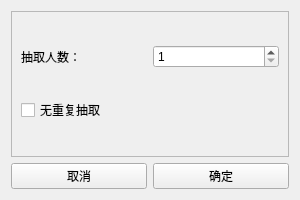
<?xml version="1.0" encoding="UTF-8"?>
<ui version="4.0">
 <class>Form</class>
 <widget class="QWidget" name="Form">
  <property name="geometry">
   <rect>
    <x>0</x>
    <y>0</y>
    <width>300</width>
    <height>200</height>
   </rect>
  </property>
  <property name="minimumSize">
   <size>
    <width>300</width>
    <height>200</height>
   </size>
  </property>
  <property name="maximumSize">
   <size>
    <width>300</width>
    <height>200</height>
   </size>
  </property>
  <property name="windowTitle">
   <string>设置</string>
  </property>
  <property name="windowIcon">
   <iconset>
    <normaloff>../img/icon.ico</normaloff>../img/icon.ico</iconset>
  </property>
  <layout class="QVBoxLayout" name="verticalLayout_2">
   <item>
    <widget class="QScrollArea" name="scrollArea">
     <property name="widgetResizable">
      <bool>true</bool>
     </property>
     <widget class="QWidget" name="scrollAreaWidgetContents_2">
      <property name="geometry">
       <rect>
        <x>0</x>
        <y>0</y>
        <width>276</width>
        <height>139</height>
       </rect>
      </property>
      <layout class="QVBoxLayout" name="verticalLayout">
       <item>
        <layout class="QHBoxLayout" name="horizontalLayout" stretch="0,0">
         <item>
          <widget class="QLabel" name="label">
           <property name="cursor">
            <cursorShape>IBeamCursor</cursorShape>
           </property>
           <property name="text">
            <string>抽取人数：</string>
           </property>
          </widget>
         </item>
         <item>
          <widget class="QSpinBox" name="spinBox">
           <property name="minimum">
            <number>1</number>
           </property>
          </widget>
         </item>
        </layout>
       </item>
       <item>
        <layout class="QHBoxLayout" name="horizontalLayout_3">
         <item>
          <widget class="QCheckBox" name="checkBox">
           <property name="cursor">
            <cursorShape>PointingHandCursor</cursorShape>
           </property>
           <property name="text">
            <string>无重复抽取</string>
           </property>
          </widget>
         </item>
        </layout>
       </item>
      </layout>
     </widget>
    </widget>
   </item>
   <item>
    <layout class="QHBoxLayout" name="horizontalLayout_2">
     <item>
      <widget class="QPushButton" name="pushButton_1">
       <property name="cursor">
        <cursorShape>PointingHandCursor</cursorShape>
       </property>
       <property name="text">
        <string>取消</string>
       </property>
      </widget>
     </item>
     <item>
      <widget class="QPushButton" name="pushButton_0">
       <property name="cursor">
        <cursorShape>PointingHandCursor</cursorShape>
       </property>
       <property name="text">
        <string>确定</string>
       </property>
      </widget>
     </item>
    </layout>
   </item>
  </layout>
 </widget>
 <resources/>
 <connections/>
</ui>
